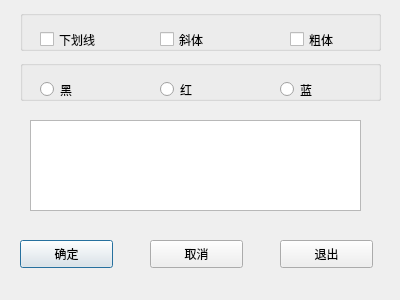
<?xml version="1.0" encoding="UTF-8"?>
<ui version="4.0">
 <class>Dialog</class>
 <widget class="QDialog" name="Dialog">
  <property name="geometry">
   <rect>
    <x>0</x>
    <y>0</y>
    <width>400</width>
    <height>300</height>
   </rect>
  </property>
  <property name="windowTitle">
   <string>Dialog</string>
  </property>
  <widget class="QPushButton" name="btnOk">
   <property name="geometry">
    <rect>
     <x>20</x>
     <y>240</y>
     <width>93</width>
     <height>28</height>
    </rect>
   </property>
   <property name="text">
    <string>确定</string>
   </property>
  </widget>
  <widget class="QPushButton" name="btnCancel">
   <property name="geometry">
    <rect>
     <x>150</x>
     <y>240</y>
     <width>93</width>
     <height>28</height>
    </rect>
   </property>
   <property name="text">
    <string>取消</string>
   </property>
  </widget>
  <widget class="QPushButton" name="btnClose">
   <property name="geometry">
    <rect>
     <x>280</x>
     <y>240</y>
     <width>93</width>
     <height>28</height>
    </rect>
   </property>
   <property name="text">
    <string>退出</string>
   </property>
  </widget>
  <widget class="QTextEdit" name="textEdit">
   <property name="geometry">
    <rect>
     <x>30</x>
     <y>120</y>
     <width>331</width>
     <height>91</height>
    </rect>
   </property>
  </widget>
  <widget class="QGroupBox" name="groupBox">
   <property name="geometry">
    <rect>
     <x>20</x>
     <y>10</y>
     <width>361</width>
     <height>41</height>
    </rect>
   </property>
   <property name="title">
    <string/>
   </property>
   <widget class="QCheckBox" name="chkBoxUnder">
    <property name="geometry">
     <rect>
      <x>20</x>
      <y>20</y>
      <width>91</width>
      <height>19</height>
     </rect>
    </property>
    <property name="text">
     <string>下划线</string>
    </property>
   </widget>
   <widget class="QCheckBox" name="chkBoxItalic">
    <property name="geometry">
     <rect>
      <x>140</x>
      <y>20</y>
      <width>91</width>
      <height>19</height>
     </rect>
    </property>
    <property name="text">
     <string>斜体</string>
    </property>
   </widget>
   <widget class="QCheckBox" name="chkBoxBold">
    <property name="geometry">
     <rect>
      <x>270</x>
      <y>20</y>
      <width>91</width>
      <height>19</height>
     </rect>
    </property>
    <property name="text">
     <string>粗体</string>
    </property>
   </widget>
  </widget>
  <widget class="QGroupBox" name="groupBox_2">
   <property name="geometry">
    <rect>
     <x>20</x>
     <y>60</y>
     <width>361</width>
     <height>41</height>
    </rect>
   </property>
   <property name="title">
    <string/>
   </property>
   <widget class="QRadioButton" name="rBtnBlack">
    <property name="geometry">
     <rect>
      <x>20</x>
      <y>20</y>
      <width>115</width>
      <height>19</height>
     </rect>
    </property>
    <property name="text">
     <string>黑</string>
    </property>
   </widget>
   <widget class="QRadioButton" name="rBtnRed">
    <property name="geometry">
     <rect>
      <x>140</x>
      <y>20</y>
      <width>111</width>
      <height>19</height>
     </rect>
    </property>
    <property name="text">
     <string>红</string>
    </property>
   </widget>
   <widget class="QRadioButton" name="rBtnBlue">
    <property name="geometry">
     <rect>
      <x>260</x>
      <y>20</y>
      <width>115</width>
      <height>19</height>
     </rect>
    </property>
    <property name="text">
     <string>蓝</string>
    </property>
   </widget>
  </widget>
 </widget>
 <layoutdefault spacing="6" margin="11"/>
 <tabstops>
  <tabstop>chkBoxUnder</tabstop>
  <tabstop>chkBoxItalic</tabstop>
  <tabstop>chkBoxBold</tabstop>
  <tabstop>rBtnBlack</tabstop>
  <tabstop>rBtnRed</tabstop>
  <tabstop>rBtnBlue</tabstop>
  <tabstop>textEdit</tabstop>
  <tabstop>btnOk</tabstop>
  <tabstop>btnCancel</tabstop>
  <tabstop>btnClose</tabstop>
 </tabstops>
 <resources/>
 <connections>
  <connection>
   <sender>btnOk</sender>
   <signal>clicked()</signal>
   <receiver>Dialog</receiver>
   <slot>close()</slot>
   <hints>
    <hint type="sourcelabel">
     <x>66</x>
     <y>253</y>
    </hint>
    <hint type="destinationlabel">
     <x>199</x>
     <y>149</y>
    </hint>
   </hints>
  </connection>
  <connection>
   <sender>btnClose</sender>
   <signal>clicked()</signal>
   <receiver>Dialog</receiver>
   <slot>close()</slot>
   <hints>
    <hint type="sourcelabel">
     <x>326</x>
     <y>253</y>
    </hint>
    <hint type="destinationlabel">
     <x>199</x>
     <y>149</y>
    </hint>
   </hints>
  </connection>
  <connection>
   <sender>btnCancel</sender>
   <signal>clicked()</signal>
   <receiver>Dialog</receiver>
   <slot>close()</slot>
   <hints>
    <hint type="sourcelabel">
     <x>196</x>
     <y>253</y>
    </hint>
    <hint type="destinationlabel">
     <x>199</x>
     <y>149</y>
    </hint>
   </hints>
  </connection>
 </connections>
</ui>
